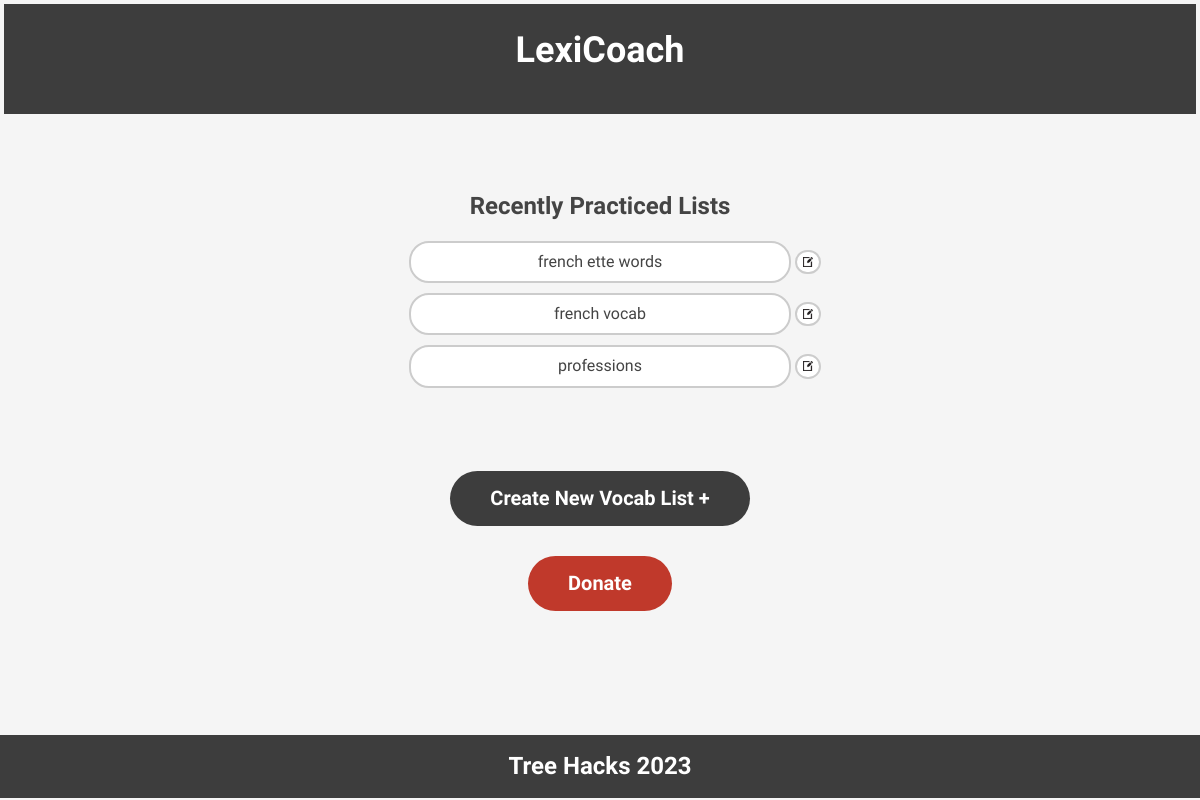
The page / on the database its author committed.
### dbops.py (models this page shows)
class VocabList(db.Model):
    name = db.Column(db.String, unique=True, nullable=False, primary_key=True)
    language = db.Column(db.String, nullable=False)
    vocab = db.Column(db.UnicodeText, nullable=False)

### dbops.py (the view)
@app.route('/')
def home():
    all_lists = db.session.execute(db.select(VocabList.name)).scalars()
    return render_template('home.html',names=all_lists)

### templates/home.html (shortened to what this page needs)
<!DOCTYPE html>
<html>
<head>
	<link rel="stylesheet" href="https://cdnjs.cloudflare.com/ajax/libs/normalize/8.0.1/normalize.min.css" />
	<link rel="stylesheet" href="{{ url_for('static', filename='style.css') }}">
</head>
<body>
	<div class="container">
		<button class="home-button" onclick="goToHome()"><h1 class="title">LexiCoach</h1></button>
		<div class="recently-practiced items-center text-center ">
			<h2 class="section-title ">Recently Practiced Lists</h2>
			<div class="scroll-box">
			{% for i in names %}
				<div class = "button-ctr">
					<button class="recent-btn" onclick="startPractice(this)">{{i}}</button>
					<button class = "edit-btn" toedit = "{{i}}" onclick="startEdit(this)"><img class = "icn" src="/static/edit_icon.png"/></button>
				</div>
		        {% endfor %}
			</div>
		</div>
		<button class="create-btn" onclick="goToVocabListWindow()">Create New Vocab List +</button>
		<button class="donate-btn" onclick="goToDonatePage()">Donate</button>
	</div>
	<button class="footer-button"><h1>Tree Hacks 2023</h1></button>
</body>
</html>

### static/style.css (style rules this page uses)
body { background-color: #f5f5f5; font-family: 'Nunito Sans', sans-serif; font-size: 16px; color: #444; }
.container { max-width:100%; margin: 0 auto; padding: 4px 4px; max-height: 100%; }
.title { font-size: 36px; font-weight: 700; margin-bottom: 40px; text-align: center; }
.section-title { font-size: 24px; font-weight: 700; margin-bottom: 20px; text-align: center; padding-top: 5%; }
.scroll-box { overflow-y: scroll; white-space: nowrap; margin-bottom: 30px; height: 200px; width: 80%; margin-left: auto; margin-right: auto; }
.recent-btn { display: block; background-color: #fff; border: 2px solid #ccc; margin-left: 30%; color: #444; padding: 10px 20px; margin-bottom: 10px; border-radius: 20px; font-size: 16px; cursor: pointer; width: 40%; display: inline-block; }
.icn { height: 100%; width: 100%; max-width: 10px; }
.edit-btn { border: 2px solid #ccc; background-color: #fff; border-radius: 20px; display: inline-block; cursor: pointer; }
.button-ctr { white-space: nowrap; }
.create-btn { display: block; background-color: #3d3d3d; color: #fff; padding: 16px 40px; border-radius: 30px; font-size: 20px; font-weight: 600; margin: 0 auto 30px; border: none; cursor: pointer; }
.home-button { display: block; background-color: #3d3d3d; color: #fff; padding: 2px 4px; border-radius: 0px; font-size: 16px; font-weight: 600; margin: 0 auto 0px; border: none; cursor: pointer; text-align: center; place-items: center; width: 100%; }
.footer-button { display: block; background-color: #3d3d3d; color: #fff; padding: 2px 4px; border-radius: 0px; font-size: 12px; font-weight: 600; margin: 0 auto 0px; margin-top: 10%; border: none; cursor: pointer; text-align: center; place-items: center; width: 100%; }
.donate-btn { display: block; background-color: #c0392b; color: #fff; padding: 16px 40px; border-radius: 30px; font-size: 20px; font-weight: 600; margin: 0 auto; border: none; cursor: pointer; }

### rows shown on the page
VocabList: name "french ette words"
VocabList: name "french vocab"
VocabList: name "professions"
